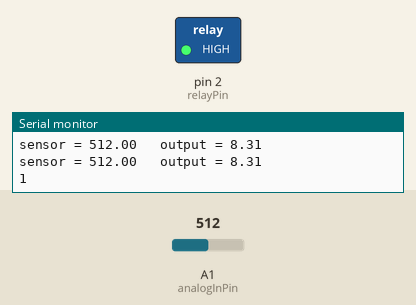
This sketch was run on a simulated Arduino Uno, built with avr-gcc and run on an emulated ATmega328P. On the bench: switched loads named in the sketch (green lamp = pin HIGH), the last lines printed to the serial monitor. The test bench sets the inputs (shaded band); at power-on: A1 (analogInPin) = 512.

Above: at 4.2 s.
4.3 s: A1 (analogInPin) set to 716
At 7.4 s:
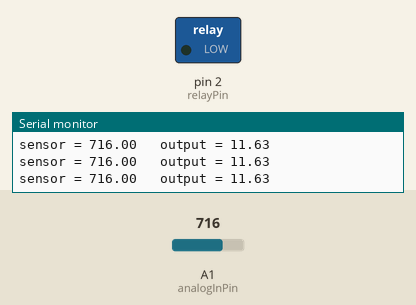
Timing chart, 0 to 13.3 s (numbered marks = the images above; inputs shaded):
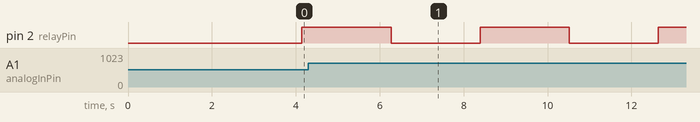

The sketch:

VoltageSense.ino
```cpp
int analogInPin = A1;
int relayPin = 2;


float sensorValue = 0;
float outputValue = 0;
int relayToggle = 1;
int relayCounter = 0;
int relayCounterMax = 20;

void setup() {

  Serial.begin(9600);
  pinMode(relayPin, OUTPUT);
  pinMode(analogInPin, INPUT);
}

void loop() {

  sensorValue = analogRead(analogInPin);
  outputValue = sensorValue * 0.01624; //at 3.3v on the ZERO, this is the conversion


  Serial.print("sensor = ");
  Serial.print(sensorValue);
  Serial.print("\t output = ");
  Serial.println(outputValue);

  if(relayCounter == relayCounterMax){
    if(relayToggle == 0){
      relayToggle = 1;
    }
    else if(relayToggle ==1){
      relayToggle = 0;
    }
    digitalWrite(relayPin, relayToggle);
    Serial.println(relayToggle);
    relayCounter = 0;
  }
  else if(relayCounter <relayCounterMax){
    relayCounter++;
  }


  delay(100);
}
```

Measured:
- by itself, pin 2 (relayPin): alternates HIGH for 2.1 s and LOW for 2.1 s
